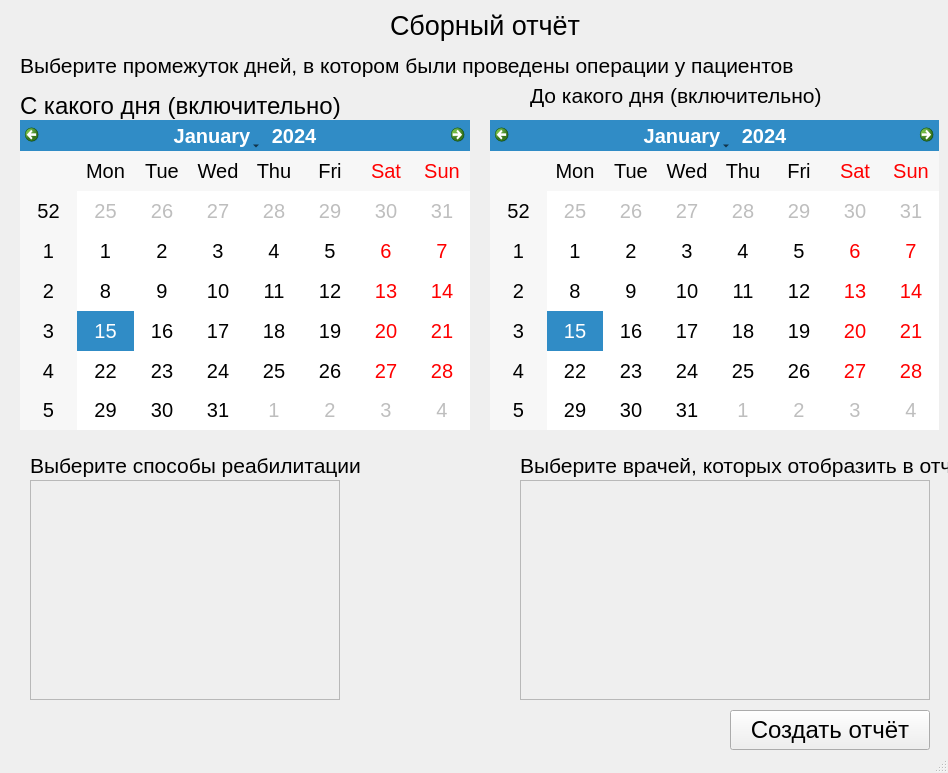
<?xml version="1.0" encoding="UTF-8"?>
<ui version="4.0">
 <class>MainWindow</class>
 <widget class="QMainWindow" name="MainWindow">
  <property name="geometry">
   <rect>
    <x>0</x>
    <y>0</y>
    <width>948</width>
    <height>773</height>
   </rect>
  </property>
  <property name="windowTitle">
   <string>Сборный отчёт</string>
  </property>
  <widget class="QWidget" name="centralwidget">
   <widget class="QLabel" name="label">
    <property name="geometry">
     <rect>
      <x>390</x>
      <y>10</y>
      <width>501</width>
      <height>31</height>
     </rect>
    </property>
    <property name="font">
     <font>
      <pointsize>20</pointsize>
     </font>
    </property>
    <property name="text">
     <string>Сборный отчёт</string>
    </property>
   </widget>
   <widget class="QLabel" name="label_2">
    <property name="geometry">
     <rect>
      <x>20</x>
      <y>50</y>
      <width>911</width>
      <height>30</height>
     </rect>
    </property>
    <property name="font">
     <font>
      <pointsize>16</pointsize>
     </font>
    </property>
    <property name="text">
     <string>Выберите промежуток дней, в котором были проведены операции у пациентов</string>
    </property>
   </widget>
   <widget class="QLabel" name="label_3">
    <property name="geometry">
     <rect>
      <x>530</x>
      <y>80</y>
      <width>460</width>
      <height>31</height>
     </rect>
    </property>
    <property name="font">
     <font>
      <pointsize>16</pointsize>
     </font>
    </property>
    <property name="text">
     <string>До какого дня (включительно)</string>
    </property>
   </widget>
   <widget class="QCalendarWidget" name="choice_date_2">
    <property name="geometry">
     <rect>
      <x>490</x>
      <y>120</y>
      <width>449</width>
      <height>310</height>
     </rect>
    </property>
    <property name="font">
     <font>
      <pointsize>15</pointsize>
     </font>
    </property>
   </widget>
   <widget class="QCalendarWidget" name="choice_date_1">
    <property name="geometry">
     <rect>
      <x>20</x>
      <y>120</y>
      <width>450</width>
      <height>310</height>
     </rect>
    </property>
    <property name="font">
     <font>
      <pointsize>15</pointsize>
     </font>
    </property>
   </widget>
   <widget class="QLabel" name="label_4">
    <property name="geometry">
     <rect>
      <x>20</x>
      <y>90</y>
      <width>460</width>
      <height>31</height>
     </rect>
    </property>
    <property name="font">
     <font>
      <pointsize>18</pointsize>
     </font>
    </property>
    <property name="text">
     <string>С какого дня (включительно)</string>
    </property>
   </widget>
   <widget class="QPushButton" name="button">
    <property name="geometry">
     <rect>
      <x>730</x>
      <y>710</y>
      <width>200</width>
      <height>40</height>
     </rect>
    </property>
    <property name="font">
     <font>
      <pointsize>18</pointsize>
     </font>
    </property>
    <property name="text">
     <string>Создать отчёт</string>
    </property>
   </widget>
   <widget class="QScrollArea" name="scroll_places">
    <property name="geometry">
     <rect>
      <x>30</x>
      <y>480</y>
      <width>310</width>
      <height>220</height>
     </rect>
    </property>
    <property name="widgetResizable">
     <bool>true</bool>
    </property>
    <widget class="QWidget" name="scrollAreaWidgetContents">
     <property name="geometry">
      <rect>
       <x>0</x>
       <y>0</y>
       <width>308</width>
       <height>218</height>
      </rect>
     </property>
    </widget>
   </widget>
   <widget class="QLabel" name="label_5">
    <property name="geometry">
     <rect>
      <x>30</x>
      <y>450</y>
      <width>391</width>
      <height>30</height>
     </rect>
    </property>
    <property name="font">
     <font>
      <pointsize>16</pointsize>
     </font>
    </property>
    <property name="text">
     <string>Выберите способы реабилитации</string>
    </property>
   </widget>
   <widget class="QScrollArea" name="scroll_doctor">
    <property name="geometry">
     <rect>
      <x>520</x>
      <y>480</y>
      <width>410</width>
      <height>220</height>
     </rect>
    </property>
    <property name="widgetResizable">
     <bool>true</bool>
    </property>
    <widget class="QWidget" name="scrollAreaWidgetContents_2">
     <property name="geometry">
      <rect>
       <x>0</x>
       <y>0</y>
       <width>408</width>
       <height>218</height>
      </rect>
     </property>
    </widget>
   </widget>
   <widget class="QLabel" name="label_6">
    <property name="geometry">
     <rect>
      <x>520</x>
      <y>450</y>
      <width>470</width>
      <height>30</height>
     </rect>
    </property>
    <property name="font">
     <font>
      <pointsize>16</pointsize>
     </font>
    </property>
    <property name="text">
     <string>Выберите врачей, которых отобразить в отчёте</string>
    </property>
   </widget>
   <widget class="QLabel" name="error_text">
    <property name="geometry">
     <rect>
      <x>30</x>
      <y>710</y>
      <width>700</width>
      <height>30</height>
     </rect>
    </property>
    <property name="font">
     <font>
      <pointsize>16</pointsize>
     </font>
    </property>
    <property name="styleSheet">
     <string notr="true">color: #FF0000</string>
    </property>
    <property name="text">
     <string/>
    </property>
   </widget>
  </widget>
  <widget class="QMenuBar" name="menubar">
   <property name="geometry">
    <rect>
     <x>0</x>
     <y>0</y>
     <width>948</width>
     <height>18</height>
    </rect>
   </property>
  </widget>
  <widget class="QStatusBar" name="statusbar"/>
 </widget>
 <resources/>
 <connections/>
</ui>
